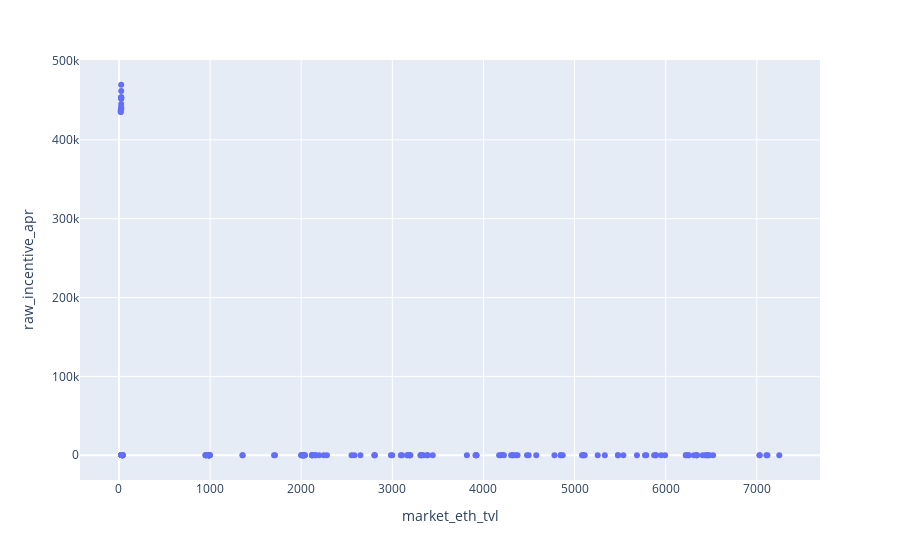

Notebook cell for this chart:
### Code cell
px.scatter(wstETH_cbETH_2_apr_df, x='market_eth_tvl', y='raw_incentive_apr')

### Figure 1 — Plotly figure (JSON) as saved in the notebook; plotly's stock layout.template omitted (floating-point values rounded to 4 significant figures; data arrays with more than 128 entries replaced by an {"elided": "..."} marker saying what was removed)
{"data": [{"hovertemplate": "market_eth_tvl=%{x}<br>raw_incentive_apr=%{y}<extra></extra>", "legendgroup": "", "marker": {"color": "#636efa", "symbol": "circle"}, "mode": "markers", "name": "", "orientation": "v", "showlegend": false, "type": "scatter", "x": {"elided": "204 float values"}, "xaxis": "x", "y": {"elided": "204 float values"}, "yaxis": "y"}], "layout": {"legend": {"tracegroupgap": 0}, "margin": {"t": 60}, "xaxis": {"anchor": "y", "domain": [0, 1], "title": {"text": "market_eth_tvl"}}, "yaxis": {"anchor": "x", "domain": [0, 1], "title": {"text": "raw_incentive_apr"}}}}
